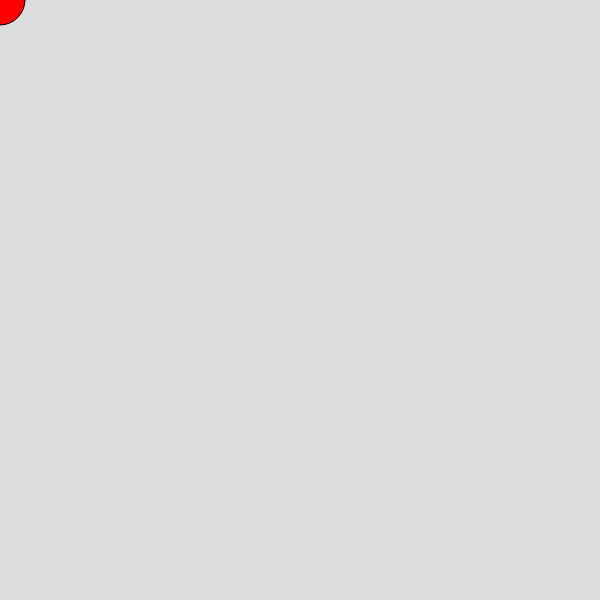
Frame 1 (no input)
Frame 60 (no input): identical to frame 1, image omitted
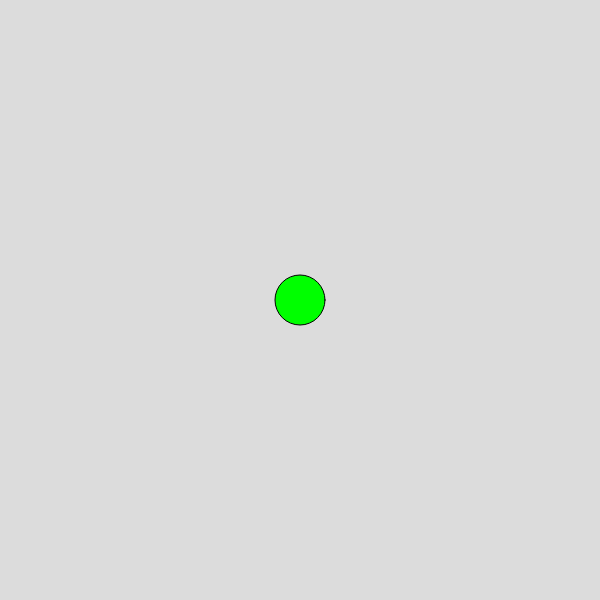
Frame 120 (the mouse pressed at the canvas centre since frame 60)

The p5.js sketch that drew these frames (run headless with seeded random() and noise() and a simulated clock; from frame 60 on, the mouse is pressed at the canvas centre):

// p5.js sketch
// ── sketch.js
function setup() {
  createCanvas(600, 600);
}

function draw() {
  background(220);
  
  if (mouseX < 200) {
  fill(255, 0, 0);
  } else if (mouseX < 400) {
  fill(0, 255, 0);
  } else if (mouseX < 500) {
  fill(127, 127, 127);
  } else {
    fill(0, 0, 255);
  }
  ellipse(mouseX, mouseY, 50, 50);
}
